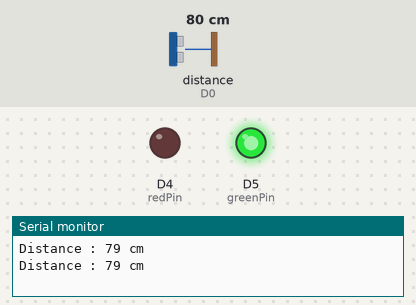
A program run on a simulated ESP8266 (NodeMCU). Shown: output pins drawn as LEDs (lit = HIGH), the last lines printed to the serial monitor. Wiring (inferred from the names in the program): ultrasonic range finder: trigger D1; echo D0. The test bench sets the inputs (shaded band); at power-on: distance to the obstacle (sensor on D0) 80 cm. The echo pulse lasts 58.3 µs per cm; pins used as bus, display or sensor lines are not drawn.

Above: at 1.8 s.
1.9 s: distance to the obstacle (sensor on D0) set to 13 cm
3.4 s: distance to the obstacle (sensor on D0) set to 10 cm
At 5.2 s:
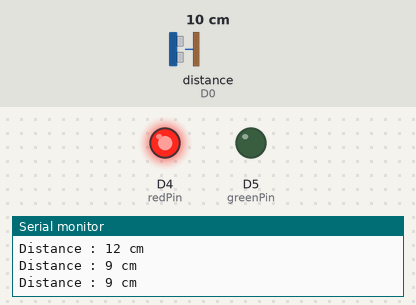
5.5 s: distance to the obstacle (sensor on D0) set to 18 cm
At 7.0 s:
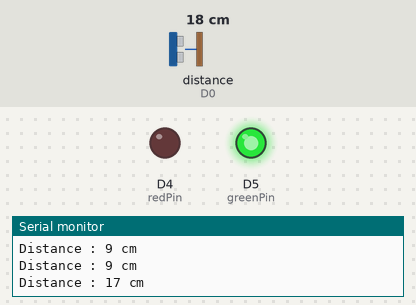
7.5 s: distance to the obstacle (sensor on D0) set to 2 cm
At 8.6 s:
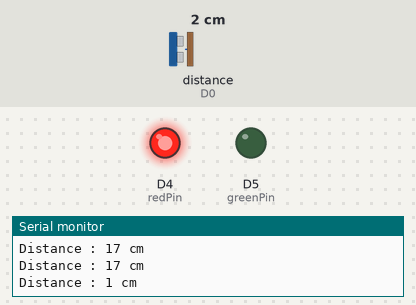
Timing chart, 0 to 10.5 s (numbered marks = the images above; inputs shaded):
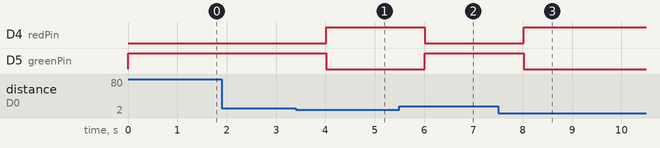

The program:

main.cpp
```cpp
#include <Arduino.h>

int echoPin = D0;
int trigPin = D1;
int redPin = D4;
int greenPin = D5;


long duration;
int distance;

// put function declarations here:
int myFunction(int, int);

void setup() {
  // put your setup code here, to run once:
  pinMode(echoPin, INPUT);
  pinMode(trigPin, OUTPUT);
  pinMode(redPin, OUTPUT);
  pinMode(greenPin, OUTPUT);

  Serial.begin(9600);
}

void loop() {
  // put your main code here, to run repeatedly:
  digitalWrite(trigPin, LOW);
  delayMicroseconds(5);
  digitalWrite(trigPin, HIGH);
  delayMicroseconds(10);
  digitalWrite(trigPin, LOW);

  duration = pulseIn(echoPin, HIGH);

  distance = duration*0.034/2;
  Serial.print("Distance : ");
  Serial.print(distance);
  Serial.println(" cm");

  if(distance <=10){
    digitalWrite(redPin, HIGH);
    digitalWrite(greenPin, LOW);
  }else{
    digitalWrite(redPin, LOW);
    digitalWrite(greenPin, HIGH);
  }
  delay(1000);
}
```

Measured:
- the behaviour switches between 12 and 11 cm on distance to the obstacle (sensor on D0) (found by bisection; images 0 and 1)
- after the input at 3.4 s, D4 (redPin): LOW → HIGH after 0.61 s; D5 (greenPin): HIGH → LOW after 0.61 s
- after the input at 5.5 s, D4 (redPin): HIGH → LOW after 0.52 s; D5 (greenPin): LOW → HIGH after 0.52 s
- after the input at 7.5 s, D4 (redPin): LOW → HIGH after 0.52 s; D5 (greenPin): HIGH → LOW after 0.52 s
